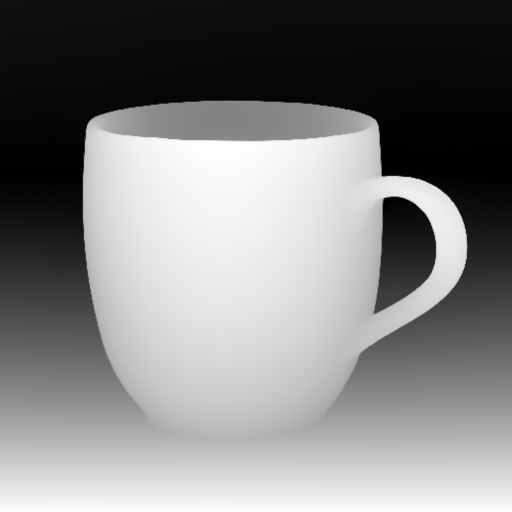
#> input picture evidence/p4_control_20260923/preprocess/DepthAnythingV2Preprocessor.png, 512 x 512 px, given in place of ., which was not available
$ python -i 42_p4_control_experiments.py   (imports and definitions only)
#> lines starting #> are read from the running program, lines starting #| are printed output that depends on the picture; after the words box and inside, x2 and y2 are one past the last pixel; in counts of white or black regions, pixels touching at a corner belong together; pictures that were not available may be replaced by others from this repository, and a replacement may not be noted
#!/usr/bin/env python3
"""42_p4_control_experiments.py —— P4 控制体系真实 GPU 实验（走 ComfyUI HTTP API）。

设计纪律
  · **客观指标，不造人工分**：本脚本只产出机器可复算的数字（edge-F1 / SSIM / 耗时）。
    control_matrix.md 里「人工评分 ≥4/5」这类主观项一律不由此脚本填写。
  · **失败必须显形**：任一实验单元出错即记 `status=error` 与原始错误文本，
    绝不静默跳过、绝不拿旧结果顶替。
  · **同口径可比**：同 prompt / 同底模 / 同步数 / 同分辨率 / 同 seed 基线，
    只改被测变量。

实验
  preprocess   P4-01 预处理器评测：对同一参考图跑各预处理器，落控制图
  cn-scan      P4-02 ControlNet 权重扫描（strength 0.0→1.0）
  ipa-scan     P4-03 IP-Adapter 权重扫描
  joint        P4-07 两路 ControlNet 联合（canny + depth）权重配比
  consistency  P4-09/10 固定参考图与控制、仅变 seed，测结构一致性
  synth-person P4-06 前置：合成全身人物参考图（本机无人物素材；取骨架占比最高候选）
  pose         P4-01 **重评**：姿态预处理器对人物图 vs 商品图（后者即既有记录的「空转」对照）
  material     P4-09/10 材质一致性：canny-only vs canny+IP-Adapter，仅变 seed（含人工评分表）

用法（GPU 服务器，用 conda python 以拿到 numpy/cv2/skimage）：
    /root/miniconda3/bin/python 42_p4_control_experiments.py \
        --exp preprocess --exp cn-scan \
        --ref /root/autodl-tmp/l4_assets/ref_product.png \
        --outdir /root/autodl-tmp/p4_out

    # 补 P4 两条硬缺口（姿态预处理器重评 + 材质一致性）
    /root/miniconda3/bin/python 42_p4_control_experiments.py \
        --exp synth-person --exp pose --exp material --n 10 \
        --ref /root/autodl-tmp/l4_assets/ref_product.png \
        --outdir /root/autodl-tmp/p4_out --merge

退出码：0 = 全部单元成功；1 = 有单元失败（详见 metrics.json）
"""

from __future__ import annotations

import argparse
import json
import mimetypes
import os
import sys
import time
import urllib.error
import urllib.parse
import urllib.request
import uuid
from pathlib import Path

import cv2
import numpy as np

HOST = os.environ.get("COMFY_HOST", "127.0.0.1")
PORT = int(os.environ.get("COMFY_PORT", "8188"))
BASE = f"http://{HOST}:{PORT}"

DEFAULT_PROMPT = (
    "professional e-commerce product photo, a matte ceramic perfume bottle on a "
    "clean seamless white background, soft studio softbox lighting, sharp focus, "
    "high detail, commercial advertising quality"
)
DEFAULT_NEGATIVE = (
    "blurry, low quality, jpeg artifacts, distorted, deformed, watermark, text, "
    "extra objects, cluttered background"
)

#: P4-01 预处理器清单（节点名 → 额外固定入参）
#: 有意不含 Zoe-DepthMapPreprocessor：其权重（ZoeD_M12_N.pt）在本机缺失，
#: 且节点会直连 huggingface.co 下载（本机不可达）⇒ 必失败单元，不白烧机时。
#: NormalMap 无对应节点，见 control_matrix.md 的说明。
PREPROCESSORS = {
    "CannyEdgePreprocessor": {"low_threshold": 100, "high_threshold": 200},
    "LineArtPreprocessor": {"coarse": "disable"},
    "HEDPreprocessor": {"safe": "enable"},
    "DepthAnythingV2Preprocessor": {"ckpt_name": "depth_anything_v2_vitl.pth"},
    "OpenposePreprocessor": {"detect_hand": "disable", "detect_face": "disable"},
    "DWPreprocessor": {"detect_hand": "disable", "detect_face": "disable"},
}

#: 每个控制类型配套的 SDXL ControlNet（缺模型时该单元会失败并显形）
PREPROC_FOR_CN = {
    "canny": "CannyEdgePreprocessor",
    "depth": "DepthAnythingV2Preprocessor",
    "lineart": "LineArtPreprocessor",
    "softedge": "HEDPreprocessor",
    "openpose": "OpenposePreprocessor",
    "dwpose": "DWPreprocessor",
}

#: P4-01 姿态预处理器重评用的人物参考图提示词。
#: 本机**没有**任何人物素材，用自家 t2i 合成可规避第三方素材的许可问题。
PERSON_PROMPT = (
    "full body studio photograph of a standing fashion model, head to toe visible, "
    "plain light gray seamless background, facing camera, arms held slightly away from body, "
    "wearing plain fitted neutral clothing, soft even lighting, sharp focus, "
    "professional e-commerce catalog photo"
)
PERSON_NEGATIVE = (
    "cropped, out of frame, head cut off, feet cut off, close-up, portrait crop, "
    "blurry, deformed, extra limbs, watermark, text, cluttered background"
)

#: 姿态预处理器输出的「非黑像素占比」下限 —— 低于此值判为**空图**（没检出人体）。
#: 参考：2026-09-23 对商品图（马克杯）跑 openpose/DW 得全黑，占比 ≈ 0。
SKELETON_NONBLACK_MIN = 0.005


# ----------------------------------------------------------------------------
# ComfyUI HTTP 客户端
# ----------------------------------------------------------------------------
class Comfy:
    # [20 lines left out: functions __init__, _get, _post_json, not called in this run]

    def stats(self) -> dict:
        return json.loads(self._get("/system_stats", timeout=15))

    # [188 lines left out: functions upload, run, download, wf_base, wf_preprocess, _add_controlnet and 5 more, not called in this run]


def edges(gray: np.ndarray, lo: int = 100, hi: int = 200) -> np.ndarray:
    return cv2.Canny(gray, lo, hi)


def _match_shape(a: np.ndarray, b: np.ndarray) -> tuple[np.ndarray, np.ndarray]:
    """把 a 缩放到与 b 同尺寸。

    预处理器默认 resolution=512，出图是 1024 ⇒ 直接逐像素比会广播失败
    （2026-09-23 首次跑就因此中断，见项目进展）。
    """
    if a.shape != b.shape:
        a = cv2.resize(a, (b.shape[1], b.shape[0]), interpolation=cv2.INTER_NEAREST)
    return a, b


# [15 lines left out: function edge_f1, not called in this run]


def ssim(a_gray: np.ndarray, b_gray: np.ndarray) -> float:
    from skimage.metrics import structural_similarity as _ssim
    a_gray, b_gray = _match_shape(a_gray, b_gray)
    return round(float(_ssim(a_gray, b_gray, data_range=255)), 4)


def mean_abs_diff(a_gray: np.ndarray, b_gray: np.ndarray) -> float:
    a_gray, b_gray = _match_shape(a_gray, b_gray)
    return round(float(np.abs(a_gray.astype(np.int16) - b_gray.astype(np.int16)).mean()), 2)


# [40 lines left out: functions count_failures, contact_sheet, not called in this run]


# ----------------------------------------------------------------------------
# 材质 / 颜色一致性指标（P4-09/10）
# ----------------------------------------------------------------------------
def subject_mask(bgr: np.ndarray, dist_thr: float = 30.0, min_area: float = 0.02,
                 max_area: float = 0.90):
    """取**主体（前景）区域**掩码：以图像边框的中位色为背景色，取与其色距超阈的像素。

    为什么不用「灰度 < 245 即主体」的白底阈值法：本目录的产物背景**不是纯白**
    （提示词给的是 seamless white，SDXL 实际出的是带渐变的浅色背景），
    实测白底法退化成整图掩码（面积比 ≈1.0），等于没有掩码 —— 2026-09-23 自测时发现。
    改按边框估背景色后，掩码与背景色无关，白底/灰底/渐变色背景都适用。

    ⚠️ 这是**粗前景**而非语义分割：主体若贴到画框边缘、或背景本身是渐变，
    掩码会不干净。因此这里**同时记录面积比**，并把退化解（面积 > max_area 或 < min_area）
    显式判为失败（返回 None），让它显形而不是被静默采用。
    """
    h, w = bgr.shape[:2]
    b = max(4, int(0.05 * min(h, w)))
    border = np.concatenate([
        bgr[:b].reshape(-1, 3), bgr[-b:].reshape(-1, 3),
        bgr[:, :b].reshape(-1, 3), bgr[:, -b:].reshape(-1, 3),
    ])
    bg = np.median(border, axis=0)
    diff = np.linalg.norm(bgr.astype(np.float32) - bg.astype(np.float32), axis=2)
    m = (diff > dist_thr).astype(np.uint8)
    m = cv2.morphologyEx(m, cv2.MORPH_OPEN, np.ones((5, 5), np.uint8))
    m = cv2.morphologyEx(m, cv2.MORPH_CLOSE, np.ones((25, 25), np.uint8))
    n, labels, stats, _ = cv2.connectedComponentsWithStats(m, 8)
    if n <= 1:
        return None
    idx = 1 + int(np.argmax(stats[1:, cv2.CC_STAT_AREA]))
    mask = labels == idx
    ratio = float(mask.sum()) / float(mask.size)
    if ratio < min_area or ratio > max_area:
        return None
    return mask


def lab_mean(bgr: np.ndarray, mask) -> np.ndarray:
    """掩码内 CIELAB 均值（L/a/b）。"""
    lab = cv2.cvtColor(bgr, cv2.COLOR_BGR2LAB)
    return lab[mask].mean(axis=0)


def hue_hist(bgr: np.ndarray, mask, bins: int = 32) -> np.ndarray:
    """掩码内色调直方图（归一化，位置无关）。"""
    hsv = cv2.cvtColor(bgr, cv2.COLOR_BGR2HSV)
    h = hsv[:, :, 0][mask]
    hist, _ = np.histogram(h, bins=bins, range=(0, 180))
    hist = hist.astype(np.float64)
    total = hist.sum()
    return hist / total if total > 0 else hist


def hist_hellinger(a: np.ndarray, b: np.ndarray) -> float:
    """两个归一化直方图的平方 Hellinger 距离（0 = 完全相同，1 = 不重叠）。"""
    return round(float(0.5 * np.sum((np.sqrt(a) - np.sqrt(b)) ** 2)), 5)


def material_stats(paths: list[Path]) -> dict:
    """结构（SSIM）+ 材质/颜色（掩码内 Lab 漂移、色调直方图距离）双口径。

    ⚠️ **这两个口径都不是画质分**：SSIM 测结构贴合，Lab/色调漂移测「跨 seed 的商品外观稳定性」。
    真正的人工评分（DoD 的 ≥4/5）不在此脚本能力范围内。
    """
    imgs = [cv2.imread(str(p), cv2.IMREAD_COLOR) for p in paths]
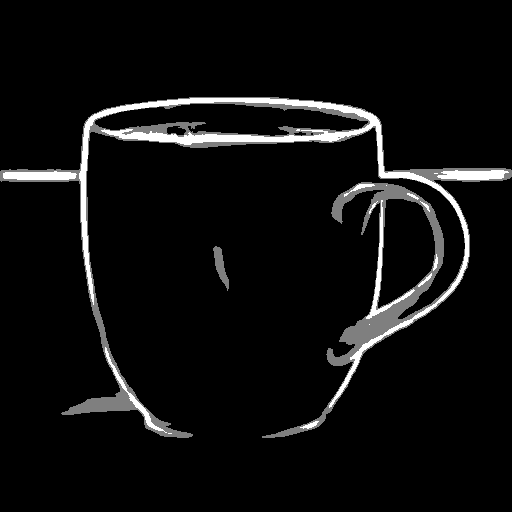
#> input picture evidence/p4_control_20260923/preprocess/HEDPreprocessor.png, 512 x 512 px, given in place of , which was not available
#> imgs = 77 items
    imgs = [im for im in imgs if im is not None]
#> imgs = 18 items
    if len(imgs) < 2:
        return {"n": len(imgs), "error": "可用图不足 2 张，无法算成对指标"}

    grays = [cv2.cvtColor(im, cv2.COLOR_BGR2GRAY) for im in imgs]
#> grays = 18 items
    pair = [ssim(grays[i], grays[j])
            for i in range(len(grays)) for j in range(i + 1, len(grays))]
#> pair = 153 values, max 1 at index 0, min 0.0481 at index 1, mean 0.596

    labs, hues, areas = [], [], []
    for im in imgs:
        mask = subject_mask(im)
        if mask is None:
            labs.append(None)
            hues.append(None)
            areas.append(0.0)
            continue
        areas.append(round(float(mask.sum()) / float(mask.size), 4))
        labs.append(lab_mean(im, mask))
        hues.append(hue_hist(im, mask))
#> this loop made 18 passes
#> (bg in subject_mask, n in subject_mask, ratio in subject_mask) on passes 1 to 12: ([37, 37, 37], 2, 0.96), ([37, 37, 37], 2, 0.96), ([0, 0, 0], 5, 0.101), ([37, 37, 37], 2, 0.96), ([37, 37, 37], 2, 0.96), ([0, 0, 0], 5, 0.101), ([0, 0, 0], 5, 0.101), ([0, 0, 0], 5, 0.101), ([0, 0, 0], 5, 0.101), ([0, 0, 0], 5, 0.101), ([0, 0, 0], 5, 0.101), ([0, 0, 0], 5, 0.101)
#> pass 1, in subject_mask, `diff = np.linalg.norm(bgr.astype(np.float32) - bg.astype(np.float32), ..`:
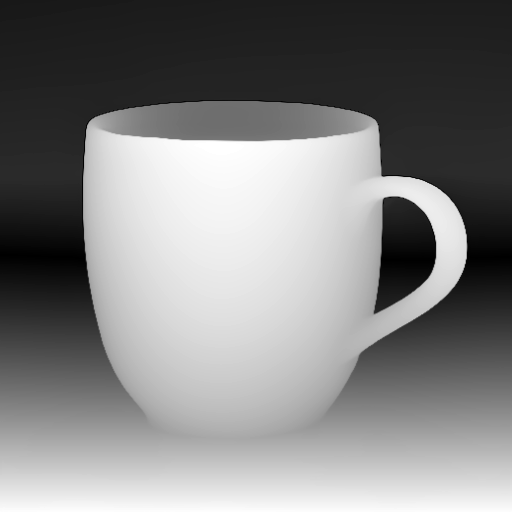
#> diff: shape (512, 512) float32; min 0, max 375.9, mean 191.3; drawn with min black and max white
#> pass 1, in subject_mask, `m = (diff > dist_thr).astype(np.uint8)`:
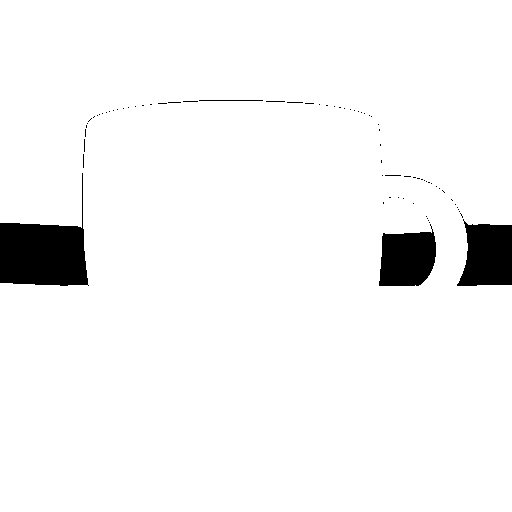
#> m: shape (512, 512); values 0 (black) and 1 (white), 95.8% white; 73 black regions (69 under 20 px), largest, box (x1, y1, x2, y2) and area: (0, 173, 89, 286) 5161, (457, 219, 512, 286) 2857, (379, 224, 436, 286) 2724, (199, 100, 263, 101) 64
#> pass 1, in subject_mask, `m = cv2.morphologyEx(m, cv2.MORPH_CLOSE, np.ones((25, 25), np.uint8))`:
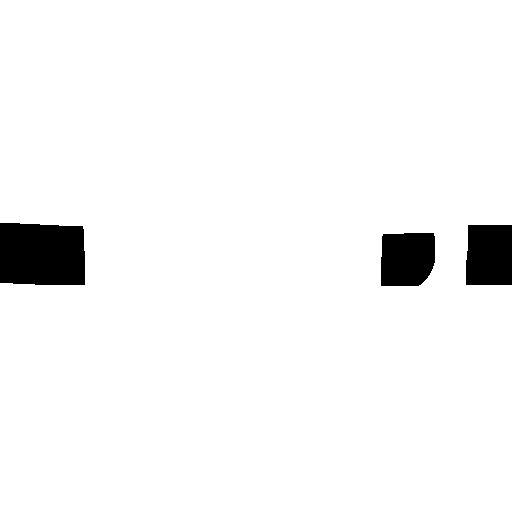
#> m: shape (512, 512); values 0 (black) and 1 (white), 96% white; 3 black regions, box (x1, y1, x2, y2) and area: (0, 223, 85, 285) 5058, (466, 225, 512, 285) 2699, (381, 233, 435, 286) 2665
#> after the loop, areas = [0, 0, 0.101, 0, 0, 0.101, 0.101, 0.101, 0.101, 0.101, 0.101, 0.101, 0.101, 0.101, 0.101, 0.101, 0.101, 0]; hues = 18 items; labs = 18 items

    ok_labs = [x for x in labs if x is not None]
#> ok_labs = [[135.9, 128, 128], [135.9, 128, 128], [135.9, 128, 128], [135.9, 128, 128], [135.9, 128, 128], [135.9, 128, 128], [135.9, 128, 128], [135.9, 128, 128], [135.9, 128, 128], [135.9, 128, 128], [135.9, 128, 128], [135.9, 128, 128], [135.9, 128, 128]]
    lab_std, color_drift = None, None
    if len(ok_labs) >= 2:
        arr = np.asarray(ok_labs, dtype=np.float64)
#> arr = 13 rows, first 8: [135.9, 128, 128], [135.9, 128, 128], [135.9, 128, 128], [135.9, 128, 128], [135.9, 128, 128], [135.9, 128, 128], [135.9, 128, 128], [135.9, 128, 128]
        std = arr.std(axis=0)
#> std = [0, 0, 0]
        lab_std = [round(float(x), 2) for x in std]          # [dL, da, db]
#> lab_std = [0, 0, 0]
        color_drift = round(float(np.linalg.norm(std)), 2)   # ΔE 形式的综合漂移，越低越稳
#> color_drift = 0

    ok_hues = [x for x in hues if x is not None]
#> ok_hues = 13 items
    hue_pairs = [hist_hellinger(ok_hues[i], ok_hues[j])
                 for i in range(len(ok_hues)) for j in range(i + 1, len(ok_hues))]
#> hue_pairs = 78 values from 0 to 0

    return {
        "n": len(imgs),
        "mask_failures": sum(1 for x in labs if x is None),
        "subject_area_ratio": areas,
        "ssim_pairs": len(pair),
        "ssim_mean": round(float(np.mean(pair)), 4),
        "ssim_min": round(float(np.min(pair)), 4),
        "ssim_max": round(float(np.max(pair)), 4),
        "ssim_std": round(float(np.std(pair)), 4),
        "lab_std_per_channel": lab_std,
        "color_drift_deltaE": color_drift,
        "hue_hist_mean_hellinger": round(float(np.mean(hue_pairs)), 4) if hue_pairs else None,
    }


# [40 lines left out: function score_sheet_html, not called in this run]


# ----------------------------------------------------------------------------
# 实验实现
# ----------------------------------------------------------------------------
class Ctx:
    # [10 lines left out: function __init__, not called in this run]

    def note(self, key: str, value) -> None:
        self.results[key] = value


# [508 lines left out: functions exp_preprocess, exp_cn_scan, _cn_scan_one, exp_ipa_scan, exp_joint, exp_consistency and 5 more, not called in this run]


# [2 lines not run here, left out]

>>> result = material_stats('../../evidence/p4_control_20260923/preprocess/DepthAnythingV2Preprocessor.png')
#> result = 11 items
